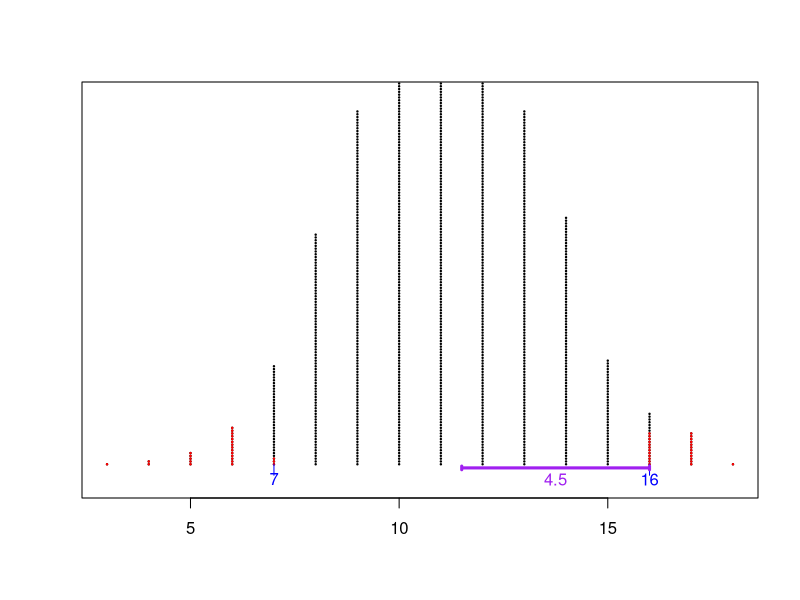
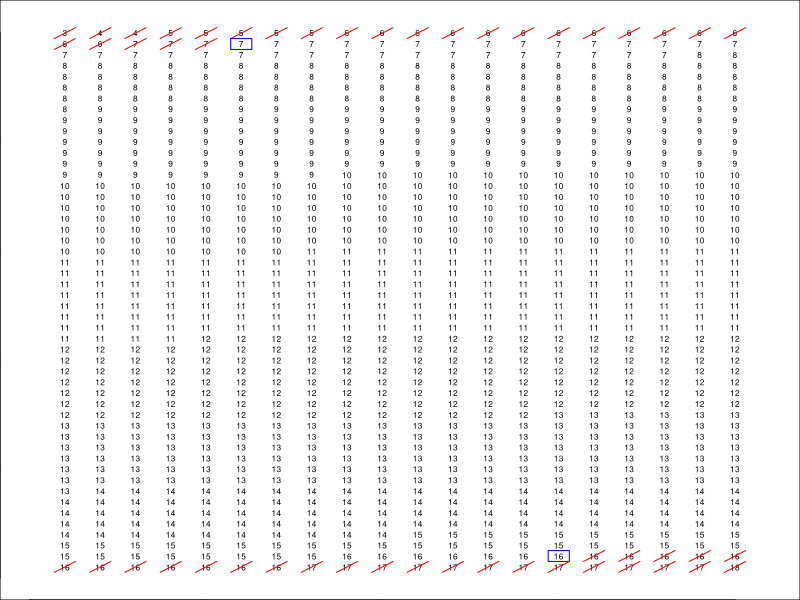

The R script that drew these images, in order:
## ---- chunk 1
# S-IC.A.2: Decide if a specified model is consistent with results from a given data-generating process, e.g., using simulation.

prop_scens <- rbind(
  c("students who pass a standardized test", "educational testing service", 0.75, "students", 
    "a student who passes the standardized test", "a student who fails the standardized test"),
  c("teachers who incorporate technology in their lessons", "education research group", 0.65, "teachers", 
    "a teacher who uses technology in the classroom", "a teacher who avoids technology"),
  c("dogs that are trained as service animals", "animal assistance organization", 0.80, "dogs", 
    "a dog that is a service animal", "a dog that is not a service animal"),
  c("cats that prefer wet food over dry food", "pet food survey", 0.70, "cats", 
    "a cat that prefers wet food", "a cat that prefers dry food"),
  c("drivers who use seat belts", "traffic safety organization", 0.90, "drivers", 
    "a driver who always uses a seat belt", "a driver who never uses a seat belt"),
  c("people who own at least one pet", "pet association", 0.60, "people", 
    "a person who owns a pet", "a person who does not own a pet"),
  c("hikers who prefer mountain trails", "outdoor recreation association", 0.55, "hikers", 
    "a hiker who prefers mountain trails", "a hiker who prefers flat trails"),
  c("people who visit national parks annually", "national parks service", 0.45, "people", 
    "a person who visits national parks annually", "a person who never visits national parks"),
  c("homeowners who have a garden", "gardening club", 0.40, "homeowners", 
    "a homeowner who has a garden", "a homeowner who does not have a garden"),
  c("cats that enjoy catnip", "veterinary research", 0.75, "cats", 
    "a cat that enjoys catnip", "a cat that does not enjoy catnip"),
  c("students who participate in science fairs", "educational committee", 0.65, "students", 
    "a student who participates in science fairs", "a student who does not participate"),
  c("dogs that are adopted from shelters", "animal rescue organizations", 0.45, "dogs", 
    "a dog that is adopted from a shelter", "a dog that is not adopted from a shelter"),
  c("people who believe in animal rights", "animal advocacy group", 0.70, "people", 
    "a person who believes in animal rights", "a person who does not believe in animal rights"),
  c("teachers who provide after-school tutoring", "school district", 0.50, "teachers", 
    "a teacher who provides after-school tutoring", "a teacher who does not provide tutoring"),
  c("volunteers who work at animal shelters", "community organization", 0.55, "volunteers", 
    "a volunteer who works at an animal shelter", "a volunteer who does not work at an animal shelter"),
  c("drivers who prefer electric vehicles", "transportation study", 0.25, "drivers", 
    "a driver who prefers electric vehicles", "a driver who prefers gas vehicles"),
  c("people who regularly attend yoga classes", "fitness research group", 0.60, "people", 
    "a person who attends yoga classes", "a person who does not attend yoga classes"),
  c("frogs that thrive in urban environments", "wildlife preservation society", 0.30, "frogs", 
    "a frog that thrives in urban environments", "a frog that does not thrive in urban environments"),
  c("people who enjoy pet therapy", "mental health professionals", 0.65, "people", 
    "a person who enjoys pet therapy", "a person who does not enjoy pet therapy"),
  c("students who choose online learning", "educational researchers", 0.40, "students", 
    "a student who chooses online learning", "a student who prefers in-person learning"),
  c("animals in zoos that are bred successfully", "zoological association", 0.80, "animals in zoos", 
    "an animal in a zoo that is bred successfully", "an animal in a zoo that is not bred successfully"),
  c("people who own reptiles as pets", "reptile enthusiasts club", 0.20, "people", 
    "a person who owns a reptile as a pet", "a person who does not own a reptile"),
  c("students who participate in sports teams", "school athletics department", 0.75, "students", 
    "a student who participates in sports teams", "a student who does not participate in sports"),
  c("people who cook healthy meals at home", "nutrition association", 0.70, "people", 
    "a person who cooks healthy meals", "a person who does not cook healthy meals"),
  c("cats that are indoor only", "pet owner survey", 0.65, "cats", 
    "a cat that is indoor only", "a cat that is allowed outdoors"),
  c("drivers using rideshare apps", "transportation research firm", 0.55, "drivers", 
    "a driver who uses rideshare apps", "a driver who does not use rideshare apps"),
  c("dogs that enjoy swimming", "pet behavior study", 0.60, "dogs", 
    "a dog that enjoys swimming", "a dog that does not enjoy swimming"),
  c("hikers who prefer solo hikes", "hiking club", 0.50, "hikers", 
    "a hiker who prefers solo hikes", "a hiker who prefers group hikes"),
  c("homeowners who have energy-efficient appliances", "energy star program", 0.75, "homeowners", 
    "a homeowner with energy-efficient appliances", "a homeowner without energy-efficient appliances"),
  c("animals that benefit from wildlife corridors", "environmental protection agency", 0.65, "animals", 
    "an animal that benefits from wildlife corridors", "an animal that does not benefit from wildlife corridors"),
  c("people who follow a gluten-free diet", "health survey", 0.30, "people", 
    "a person who follows a gluten-free diet", "a person who does not follow a gluten-free diet"),
  c("cats that are shy around strangers", "animal behavior study", 0.55, "cats", 
    "a cat that is shy around strangers", "a cat that is outgoing around strangers"),
  c("students who study abroad", "university administration", 0.40, "students", 
    "a student who studies abroad", "a student who does not study abroad"),
  c("people who regularly donate to wildlife charities", "charity organization", 0.60, "people", 
    "a person who regularly donates to wildlife charities", "a person who does not donate to wildlife charities"),
  c("drivers who use public transportation", "urban planning department", 0.45, "drivers", 
    "a driver who uses public transportation", "a driver who does not use public transportation"),
  c("dogs that are trained for competitive sports", "dog trainers association", 0.50, "dogs", 
    "a dog that is trained for competitive sports", "a dog that is not trained for competitive sports"),
  c("frogs that are part of conservation programs", "frog conservation project", 0.35, "frogs", 
    "a frog in a conservation program", "a frog not in a conservation program"),
  c("people who understand the importance of biodiversity", "ecological organization", 0.80, "people", 
    "a person who understands the importance of biodiversity", "a person who does not understand it"),
  c("students who are enrolled in art classes", "art school survey", 0.65, "students", 
    "a student enrolled in art classes", "a student not enrolled in art classes"),
  c("animals in sanctuaries that receive proper care", "animal sanctuary organization", 0.90, "animals in sanctuaries", 
    "an animal in a sanctuary that receives proper care", "an animal in a sanctuary that does not receive proper care"),
  c("homeowners who engage in community cleanup days", "local council", 0.55, "homeowners", 
    "a homeowner who engages in community cleanup", "a homeowner who does not engage in cleanup"),
  c("people who adopt rescue animals", "animal welfare organization", 0.75, "people", 
    "a person who adopts a rescue animal", "a person who does not adopt rescue animals"),
  c("drivers who participate in carpooling", "environmental group", 0.60, "drivers", 
    "a driver who participates in carpooling", "a driver who does not carpool"),
  c("cats that interact well with other pets", "pet behavior research", 0.70, "cats", 
    "a cat that interacts well with other pets", "a cat that does not interact well"),
  c("students who are members of student government", "educational association", 0.40, "students", 
    "a student who is a member of student government", "a student who is not a member"),
  c("drivers who participate in eco-driving courses", "transportation organization", 0.65, "drivers", 
    "a driver who participates in eco-driving", "a driver who does not participate"),
  c("people who are aware of endangered species", "wildlife awareness group", 0.70, "people", 
    "a person who is aware of endangered species", "a person who is unaware of endangered species"),
  c("frogs that are part of educational programs", "environmental education group", 0.50, "frogs", 
    "a frog in an educational program", "a frog not in an educational program"),
  c("animals in zoos that receive proper care", "zoological society", 0.90, "animals in zoos", 
    "an animal in a zoo that receives proper care", "an animal in a zoo that does not receive proper care"),
  c("homeowners who utilize rainwater harvesting", "sustainability group", 0.30, "homeowners", 
    "a homeowner who utilizes rainwater harvesting", "a homeowner who does not utilize it"),
  c("people who grow their own herbs", "culinary gardening group", 0.75, "people", 
    "a person who grows their own herbs", "a person who does not grow their own herbs")
)

prop_scens <- data.frame(prop_scens, stringsAsFactors = FALSE)
names(prop_scens) <- c("scenario", "authority", "proportion", "subject", "affirmative_example", "negative_example")

while(T){
  n = sample(c(10,12,14,15,16,18,20,22,24),1)
  i = sample(1:dim(prop_scens)[1],1)
  scn = prop_scens[i,]
  thing = scn[[1]]
  auth = scn[[2]]
  p = max(min(as.numeric(scn[[3]])+0.01*sample(-10:10,1),0.9),0.1)
  subj = scn[[4]]
  aff = scn[[5]]
  neg = scn[[6]]
  ev = p*n
  me = 2*sqrt(p*(1-p))*sqrt(n)
  lo = floor(ev-me)
  hi = ceiling(ev+me)
  if((hi-lo)>4 && (lo>2 || n-hi>2)){break}
}

N = 10000
xxx = sort(rbinom(N,n,p))
lb = xxx[round(N*0.025+1)]
ub = xxx[round(N*0.975)]

while(T){
  lbopts = lb-sample(0:3,1)*3+(0:3)*3
  if(lbopts[1]>=0){break}
}
while(T){
  ubopts = ub-sample(0:3,1)*3+(0:3)*3
  if(ubopts[4]<=n){break}
}

lbal = paste0("* ",lbopts,collapse="\n")
ubal = paste0("* ",ubopts,collapse="\n")
lbsol = paste0(1*(lbopts==lb),collapse="")
ubsol = paste0(1*(ubopts==ub),collapse="")

me = round((ub-lb)/2,1)
while(T){
  meopts = me-sample(0:3,1)*3+(0:3)*3
  if(meopts[1]>=0){break}
}
meal = paste0("* ",meopts,collapse="\n")
mesol = paste0(1*(meopts==me),collapse="")

isin = sample(c(T,F),1)

if(isin){
  ns = sample(c(lb+2,lb+3,ub-3,ub-2),1)
  sigsol = "01"
  sigwrd = "did not find significant difference"
  w2 = ""
} else {
  ons = c(lb-2:5,ub+2:5)
  ons = ons[ons>0]
  ons = ons[ons<n]
  ns = sample(ons,1)
  sigsol = "10"
  sigwrd = "found significant difference"
  w2 = "NOT"
}

data = sample(c(rep(1,ns),rep(0,n-ns)))

## ---- chunk 2
cat(paste0(data,collapse=", "))
## ---- chunk 3
while(T){
  tots = sort(rbinom(1000,n,p))
  b1 = tots[26]
  b2 = tots[975]
  if(b1==lb && b2==ub){break}
}
stripchart(tots,method="stack",offset=0.7,pch=19,cex=0.2,xlim=c(min(tots),max(tots)),ylim=c(0.9,3),col="black")
stripchart(tots[1:25],method="stack",offset=0.7,pch=19,cex=0.2,ylim=c(1,1.4),col="red",add=T)
stripchart(tots[976:1000],method="stack",offset=0.7,pch=19,cex=0.2,ylim=c(1,1.4),col="red",add=T)
text(tots[26],0.92,tots[26],col="blue")
lines(c(tots[26],tots[26]),c(0.94,1),col="blue")
text(tots[975],0.92,tots[975],col="blue")
lines(c(tots[975],tots[975]),c(0.94,1),col="blue")
x1 = mean(c(b1,b2))

lines(c(x1,x1,x1,b2,b2,b2),c(-0.01,0.01,0,0,0.01,-0.01)+0.98,lwd=3,col="purple")
# text(mean(c(x1,b2)),0.96,"ME",col="purple")
text(mean(c(x1,b2)),0.92,(b2-b1)/2,col="purple")
## ---- chunk 4
par(mar=c(0,0,0,0))
plot(0,0,"n",xlim=c(0,21),ylim=c(0,51))
for(j in 1:50){
  for(i in 1:20){
    k = (j-1)*20+i
    text(i,51-j,tots[k],cex=0.5,col="black")
    if(k<26 || k>975){
      lines(c(i-0.3,i+0.3),51-c(j+0.5,j-0.5),col="red")
    }
    if(k==26 || k==975){
      polygon(c(i-0.3,i-0.3,i+0.3,i+0.3),51-c(j+0.5,j-0.5,j-0.5,j+0.5),border="blue")
    }
  }
}
